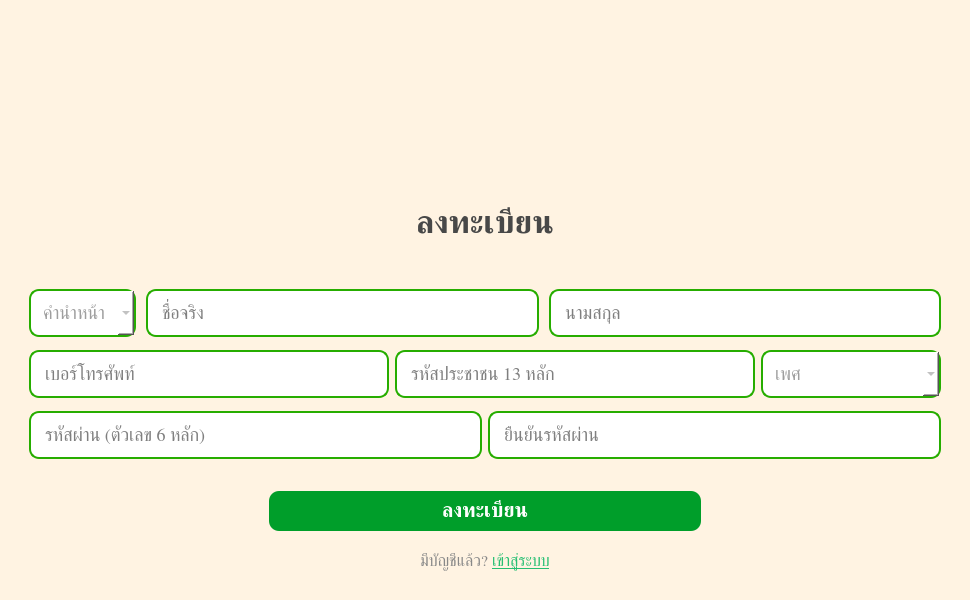
<?xml version="1.0" encoding="UTF-8"?>
<ui version="4.0">
 <class>RegisterDialog</class>
 <widget class="QDialog" name="RegisterDialog">
  <property name="geometry">
   <rect>
    <x>0</x>
    <y>0</y>
    <width>970</width>
    <height>600</height>
   </rect>
  </property>
  <property name="windowTitle">
   <string>Dialog</string>
  </property>
  <property name="styleSheet">
   <string notr="true">background: #FFF3E2;
border-radius: 20px;
</string>
  </property>
  <layout class="QVBoxLayout" name="verticalLayout">
   <item>
    <widget class="QWidget" name="widget_7" native="true">
     <layout class="QVBoxLayout" name="verticalLayout_3">
      <item>
       <widget class="QLabel" name="LogoLabel">
        <property name="sizePolicy">
         <sizepolicy hsizetype="Preferred" vsizetype="Fixed">
          <horstretch>0</horstretch>
          <verstretch>0</verstretch>
         </sizepolicy>
        </property>
        <property name="minimumSize">
         <size>
          <width>0</width>
          <height>80</height>
         </size>
        </property>
        <property name="maximumSize">
         <size>
          <width>16777215</width>
          <height>120</height>
         </size>
        </property>
        <property name="autoFillBackground">
         <bool>false</bool>
        </property>
        <property name="styleSheet">
         <string notr="true">/*border: 2px solid red;*/</string>
        </property>
        <property name="text">
         <string/>
        </property>
        <property name="pixmap">
         <pixmap resource="resources.qrc">:/assets/assets/img/logo_resized.png</pixmap>
        </property>
        <property name="scaledContents">
         <bool>false</bool>
        </property>
        <property name="alignment">
         <set>Qt::AlignmentFlag::AlignCenter</set>
        </property>
       </widget>
      </item>
     </layout>
    </widget>
   </item>
   <item>
    <widget class="QLabel" name="Title">
     <property name="sizePolicy">
      <sizepolicy hsizetype="Preferred" vsizetype="Fixed">
       <horstretch>0</horstretch>
       <verstretch>0</verstretch>
      </sizepolicy>
     </property>
     <property name="minimumSize">
      <size>
       <width>0</width>
       <height>0</height>
      </size>
     </property>
     <property name="maximumSize">
      <size>
       <width>16777215</width>
       <height>80</height>
      </size>
     </property>
     <property name="font">
      <font>
       <family>Kanit</family>
       <pointsize>24</pointsize>
       <bold>true</bold>
      </font>
     </property>
     <property name="styleSheet">
      <string notr="true">background: transparent;
color: #484848;
margin-top: -10px;
/*border: 2px solid blue;*/
padding: 4px;
</string>
     </property>
     <property name="text">
      <string>ลงทะเบียน</string>
     </property>
     <property name="alignment">
      <set>Qt::AlignmentFlag::AlignCenter</set>
     </property>
    </widget>
   </item>
   <item>
    <widget class="QWidget" name="MainContainer" native="true">
     <property name="sizePolicy">
      <sizepolicy hsizetype="Preferred" vsizetype="Maximum">
       <horstretch>0</horstretch>
       <verstretch>0</verstretch>
      </sizepolicy>
     </property>
     <property name="styleSheet">
      <string notr="true"/>
     </property>
     <layout class="QVBoxLayout" name="verticalLayout_2">
      <property name="spacing">
       <number>4</number>
      </property>
      <item>
       <widget class="QWidget" name="Row1" native="true">
        <property name="sizePolicy">
         <sizepolicy hsizetype="Preferred" vsizetype="Maximum">
          <horstretch>0</horstretch>
          <verstretch>0</verstretch>
         </sizepolicy>
        </property>
        <property name="styleSheet">
         <string notr="true">background: transparent;</string>
        </property>
        <layout class="QHBoxLayout" name="horizontalLayout">
         <property name="spacing">
          <number>10</number>
         </property>
         <item>
          <widget class="QComboBox" name="prefixEdit">
           <property name="font">
            <font>
             <family>Kanit</family>
             <pointsize>-1</pointsize>
            </font>
           </property>
           <property name="styleSheet">
            <string notr="true">QComboBox {
    background-color: #FFFFFF;
   border-radius: 10px;
border: 2px solid #26ad00;

    padding: 8px 12px;

    color: #9E9E9E;
    font-size: 18px;
	overflow: hidden;
}


/* ตอน hover */
QComboBox:hover {
    border-color: #000000;
}

/* ตอนกด */
QComboBox:on {
    background-color: #FAFAFA;
}

/* dropdown list */
QComboBox QAbstractItemView {
    background-color: #FFFFFF;
    border: 2px solid #000000;
    border-radius: 8px;

    selection-background-color: #E0E0E0;
    selection-color: #000000;

    padding: 6px;
}
</string>
           </property>
           <property name="placeholderText">
            <string>คำนำหน้า</string>
           </property>
           <item>
            <property name="text">
             <string>ด.ช.</string>
            </property>
           </item>
           <item>
            <property name="text">
             <string>ด.ญ.</string>
            </property>
           </item>
           <item>
            <property name="text">
             <string>นาย</string>
            </property>
           </item>
           <item>
            <property name="text">
             <string>นางสาว</string>
            </property>
           </item>
          </widget>
         </item>
         <item>
          <widget class="QLineEdit" name="firstnameEdit">
           <property name="font">
            <font>
             <family>Kanit</family>
             <pointsize>-1</pointsize>
            </font>
           </property>
           <property name="styleSheet">
            <string notr="true">padding: 8px 12px;
font-size: 18px;
background: white;
border-radius: 10px;
border: 2px solid #26ad00;
</string>
           </property>
           <property name="placeholderText">
            <string>ชื่อจริง</string>
           </property>
          </widget>
         </item>
         <item>
          <widget class="QLineEdit" name="lastnameEdit">
           <property name="font">
            <font>
             <family>Kanit</family>
             <pointsize>-1</pointsize>
            </font>
           </property>
           <property name="styleSheet">
            <string notr="true">padding: 8px 12px;
font-size: 18px;
background: white;
border-radius: 10px;
border: 2px solid #26ad00;
</string>
           </property>
           <property name="placeholderText">
            <string>นามสกุล</string>
           </property>
          </widget>
         </item>
        </layout>
       </widget>
      </item>
      <item>
       <widget class="QWidget" name="Row2" native="true">
        <property name="sizePolicy">
         <sizepolicy hsizetype="Preferred" vsizetype="Maximum">
          <horstretch>0</horstretch>
          <verstretch>0</verstretch>
         </sizepolicy>
        </property>
        <property name="styleSheet">
         <string notr="true"/>
        </property>
        <layout class="QHBoxLayout" name="horizontalLayout_2" stretch="2,2,1">
         <property name="topMargin">
          <number>0</number>
         </property>
         <property name="bottomMargin">
          <number>0</number>
         </property>
         <item>
          <widget class="QLineEdit" name="telEdit">
           <property name="font">
            <font>
             <family>Kanit</family>
             <pointsize>-1</pointsize>
            </font>
           </property>
           <property name="styleSheet">
            <string notr="true">padding: 8px 12px;
font-size: 18px;
background: white;
border-radius: 10px;
border: 2px solid #26ad00;
</string>
           </property>
           <property name="placeholderText">
            <string>เบอร์โทรศัพท์</string>
           </property>
          </widget>
         </item>
         <item>
          <widget class="QLineEdit" name="ctzIdEdit">
           <property name="font">
            <font>
             <family>Kanit</family>
             <pointsize>-1</pointsize>
            </font>
           </property>
           <property name="styleSheet">
            <string notr="true">padding: 8px 12px;
font-size: 18px;
background: white;
border-radius: 10px;
border: 2px solid #26ad00;
</string>
           </property>
           <property name="placeholderText">
            <string>รหัสประชาชน 13 หลัก</string>
           </property>
          </widget>
         </item>
         <item>
          <widget class="QComboBox" name="genderEdit">
           <property name="minimumSize">
            <size>
             <width>100</width>
             <height>0</height>
            </size>
           </property>
           <property name="font">
            <font>
             <family>Kanit</family>
             <pointsize>-1</pointsize>
            </font>
           </property>
           <property name="styleSheet">
            <string notr="true">QComboBox {
    background-color: #FFFFFF;
   border-radius: 10px;
border: 2px solid #26ad00;

    padding: 8px 12px;

    color: #9E9E9E;
    font-size: 18px;
	overflow: hidden;
}


/* ตอน hover */
QComboBox:hover {
    border-color: #000000;
}

/* ตอนกด */
QComboBox:on {
    background-color: #FAFAFA;
}

/* dropdown list */
QComboBox QAbstractItemView {
    background-color: #FFFFFF;
    border: 2px solid #000000;
    border-radius: 8px;

    selection-background-color: #E0E0E0;
    selection-color: #000000;

    padding: 6px;
}
</string>
           </property>
           <property name="placeholderText">
            <string>เพศ</string>
           </property>
           <item>
            <property name="text">
             <string>ชาย</string>
            </property>
           </item>
           <item>
            <property name="text">
             <string>หญิง</string>
            </property>
           </item>
          </widget>
         </item>
        </layout>
       </widget>
      </item>
      <item>
       <widget class="QWidget" name="Row3" native="true">
        <layout class="QHBoxLayout" name="horizontalLayout_3">
         <item>
          <widget class="QLineEdit" name="passwordEdit">
           <property name="font">
            <font>
             <family>Kanit</family>
             <pointsize>-1</pointsize>
            </font>
           </property>
           <property name="styleSheet">
            <string notr="true">padding: 8px 12px;
font-size: 18px;
background: white;
border-radius: 10px;
border: 2px solid #26ad00;
</string>
           </property>
           <property name="echoMode">
            <enum>QLineEdit::EchoMode::Password</enum>
           </property>
           <property name="placeholderText">
            <string>รหัสผ่าน (ตัวเลข 6 หลัก)</string>
           </property>
          </widget>
         </item>
         <item>
          <widget class="QLineEdit" name="confirmPasswordEdit">
           <property name="font">
            <font>
             <family>Kanit</family>
             <pointsize>-1</pointsize>
            </font>
           </property>
           <property name="styleSheet">
            <string notr="true">padding: 8px 12px;
font-size: 18px;
background: white;
border-radius: 10px;
border: 2px solid #26ad00;
</string>
           </property>
           <property name="echoMode">
            <enum>QLineEdit::EchoMode::Password</enum>
           </property>
           <property name="placeholderText">
            <string>ยืนยันรหัสผ่าน</string>
           </property>
          </widget>
         </item>
        </layout>
       </widget>
      </item>
      <item>
       <widget class="QWidget" name="RowBtn" native="true">
        <layout class="QHBoxLayout" name="horizontalLayout_4">
         <item>
          <spacer name="horizontalSpacer">
           <property name="orientation">
            <enum>Qt::Orientation::Horizontal</enum>
           </property>
           <property name="sizeType">
            <enum>QSizePolicy::Policy::Fixed</enum>
           </property>
           <property name="sizeHint" stdset="0">
            <size>
             <width>240</width>
             <height>20</height>
            </size>
           </property>
          </spacer>
         </item>
         <item>
          <widget class="QPushButton" name="RegisterBtn">
           <property name="sizePolicy">
            <sizepolicy hsizetype="Preferred" vsizetype="Fixed">
             <horstretch>0</horstretch>
             <verstretch>0</verstretch>
            </sizepolicy>
           </property>
           <property name="font">
            <font>
             <family>Kanit</family>
             <pointsize>-1</pointsize>
             <bold>true</bold>
            </font>
           </property>
           <property name="styleSheet">
            <string notr="true">background-color: #009E2A;
padding: 10px;
margin-top: 10px;
border-radius: 10px;
color: white;
font-size: 20px;
font-weight: bold;
width: 200px;

</string>
           </property>
           <property name="text">
            <string>ลงทะเบียน</string>
           </property>
          </widget>
         </item>
         <item>
          <spacer name="horizontalSpacer_2">
           <property name="orientation">
            <enum>Qt::Orientation::Horizontal</enum>
           </property>
           <property name="sizeType">
            <enum>QSizePolicy::Policy::Fixed</enum>
           </property>
           <property name="sizeHint" stdset="0">
            <size>
             <width>240</width>
             <height>20</height>
            </size>
           </property>
          </spacer>
         </item>
        </layout>
       </widget>
      </item>
      <item>
       <widget class="QWidget" name="RowLink" native="true">
        <layout class="QHBoxLayout" name="horizontalLayout_6">
         <item>
          <widget class="QLabel" name="ToLogin">
           <property name="sizePolicy">
            <sizepolicy hsizetype="Minimum" vsizetype="Maximum">
             <horstretch>0</horstretch>
             <verstretch>0</verstretch>
            </sizepolicy>
           </property>
           <property name="font">
            <font>
             <family>Kanit</family>
             <pointsize>-1</pointsize>
             <fontweight>Medium</fontweight>
            </font>
           </property>
           <property name="cursor">
            <cursorShape>PointingHandCursor</cursorShape>
           </property>
           <property name="styleSheet">
            <string notr="true">QLabel {
    color: #888;
    font-size: 16px;
	padding: 0px 0;
}

QLabel a {
    color: #1BAA3D;
    text-decoration: underline;
    font-weight: bold;
}</string>
           </property>
           <property name="text">
            <string>&lt;html&gt;&lt;head/&gt;&lt;body&gt;&lt;p&gt;มีบัญชีแล้ว? &lt;a href=&quot;login&quot;&gt;&lt;span style=&quot; text-decoration: underline; color:#27bf73;&quot;&gt;เข้าสู่ระบบ&lt;/span&gt;&lt;/a&gt;&lt;/p&gt;&lt;/body&gt;&lt;/html&gt;</string>
           </property>
           <property name="textFormat">
            <enum>Qt::TextFormat::RichText</enum>
           </property>
           <property name="alignment">
            <set>Qt::AlignmentFlag::AlignCenter</set>
           </property>
          </widget>
         </item>
        </layout>
       </widget>
      </item>
     </layout>
    </widget>
   </item>
  </layout>
 </widget>
 <resources>
  <include location="resources.qrc"/>
 </resources>
 <connections/>
</ui>
